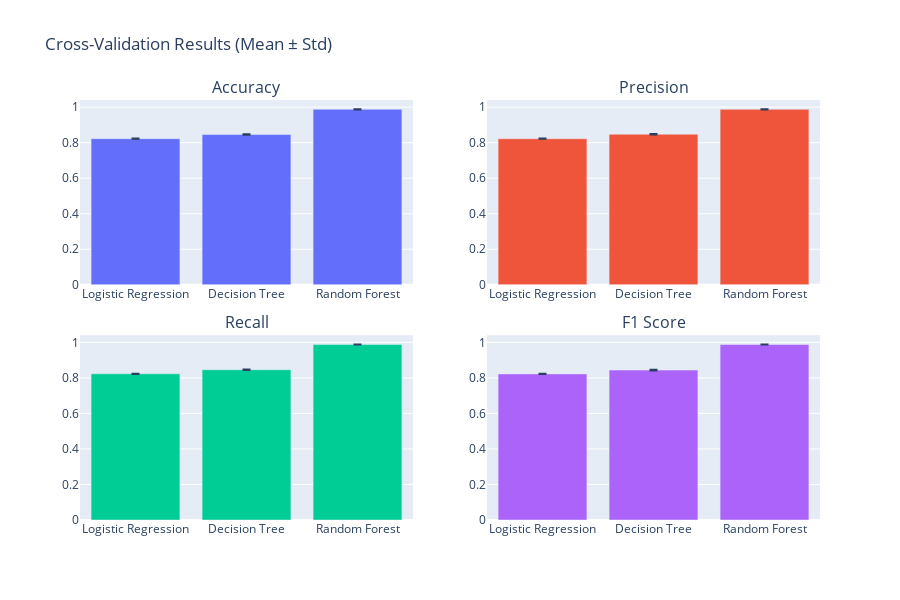

The code cell stored with this chart in its notebook:
### Markdown cell above
## Cross-Validation Analysis

Perform comprehensive cross-validation to get robust performance estimates before final training.

### Code cell
# Perform cross-validation analysis
cv_results = model_pipeline.perform_cross_validation(X_train, y_train, cv_folds=5)

print(f"\nCross-Validation Results Summary:")
print(cv_results[['Model', 'CV_Accuracy_Mean', 'CV_F1_Mean']].round(4))

# Identify top performers
best_cv_model = cv_results.loc[cv_results['CV_F1_Mean'].idxmax(), 'Model']
best_cv_score = cv_results['CV_F1_Mean'].max()
print(f"\nBest CV Performance: {best_cv_model} (F1: {best_cv_score:.4f})")

### Figure 1 — Plotly figure (JSON) as saved in the notebook; plotly's stock layout.template omitted (floating-point values rounded to 4 significant figures)
{"data": [{"error_y": {"array": [0.0006247, 0.001467, 0.000515], "type": "data"}, "name": "Accuracy", "showlegend": false, "type": "bar", "x": ["Logistic Regression", "Decision Tree", "Random Forest"], "xaxis": "x", "y": [0.8228, 0.8458, 0.9877], "yaxis": "y"}, {"error_y": {"array": [0.0006195, 0.00157, 0.0005164], "type": "data"}, "name": "Precision", "showlegend": false, "type": "bar", "x": ["Logistic Regression", "Decision Tree", "Random Forest"], "xaxis": "x2", "y": [0.8223, 0.8475, 0.9877], "yaxis": "y2"}, {"error_y": {"array": [0.0006247, 0.001467, 0.000515], "type": "data"}, "name": "Recall", "showlegend": false, "type": "bar", "x": ["Logistic Regression", "Decision Tree", "Random Forest"], "xaxis": "x3", "y": [0.8228, 0.8458, 0.9877], "yaxis": "y3"}, {"error_y": {"array": [0.0006341, 0.001928, 0.0005162], "type": "data"}, "name": "F1 Score", "showlegend": false, "type": "bar", "x": ["Logistic Regression", "Decision Tree", "Random Forest"], "xaxis": "x4", "y": [0.8225, 0.8438, 0.9877], "yaxis": "y4"}], "layout": {"annotations": [{"font": {"size": 16}, "showarrow": false, "text": "Accuracy", "x": 0.225, "xanchor": "center", "xref": "paper", "y": 1, "yanchor": "bottom", "yref": "paper"}, {"font": {"size": 16}, "showarrow": false, "text": "Precision", "x": 0.775, "xanchor": "center", "xref": "paper", "y": 1, "yanchor": "bottom", "yref": "paper"}, {"font": {"size": 16}, "showarrow": false, "text": "Recall", "x": 0.225, "xanchor": "center", "xref": "paper", "y": 0.44, "yanchor": "bottom", "yref": "paper"}, {"font": {"size": 16}, "showarrow": false, "text": "F1 Score", "x": 0.775, "xanchor": "center", "xref": "paper", "y": 0.44, "yanchor": "bottom", "yref": "paper"}], "height": 600, "title": {"text": "Cross-Validation Results (Mean ± Std)"}, "xaxis": {"anchor": "y", "domain": [0, 0.45]}, "xaxis2": {"anchor": "y2", "domain": [0.55, 1]}, "xaxis3": {"anchor": "y3", "domain": [0, 0.45]}, "xaxis4": {"anchor": "y4", "domain": [0.55, 1]}, "yaxis": {"anchor": "x", "domain": [0.56, 1]}, "yaxis2": {"anchor": "x2", "domain": [0.56, 1]}, "yaxis3": {"anchor": "x3", "domain": [0, 0.44]}, "yaxis4": {"anchor": "x4", "domain": [0, 0.44]}}}
